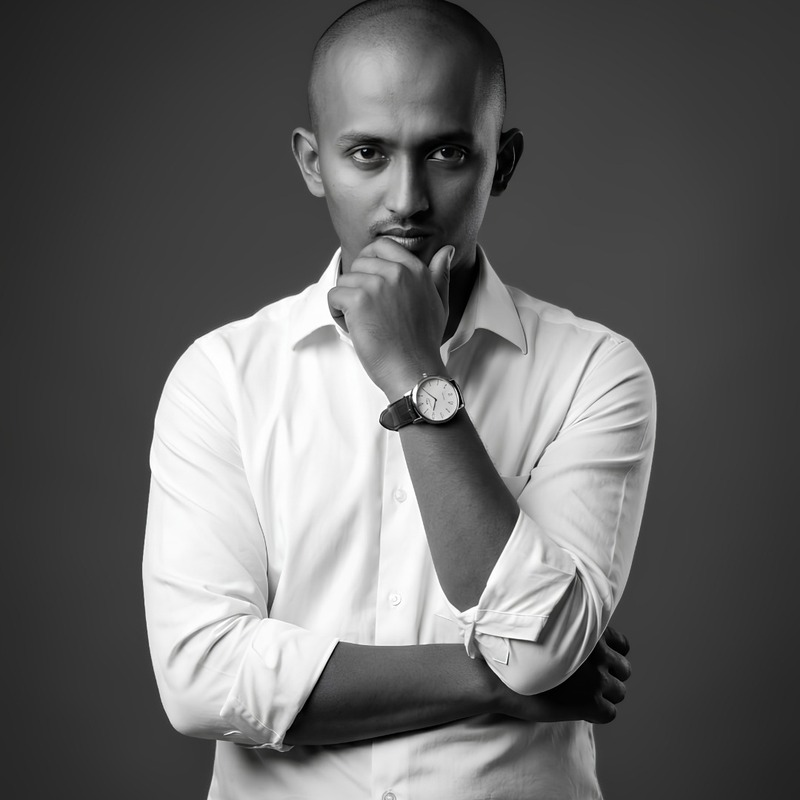
#> input picture assets/profile-picture.jpg, 800 x 800 px
$ python portrait.py ../assets/profile-picture.jpg out.png
#> lines starting #> are read from the running program, lines starting #| are printed output that depends on the picture; after the words box and inside, x2 and y2 are one past the last pixel; in counts of white or black regions, pixels touching at a corner belong together
#!/usr/bin/env python3
"""Portrait re-treatment, contrast-fix edition (29 Oct 2026).

Problem with the previous treatment: the harsh black-and-white source
(p5=18, p95=242, stdev 71) was mapped to a deep-navy/gold duotone that
kept crushed blacks and blown whites, so the circle read as a pasted
sticker — especially on the pale light hero.

Fix: gentle contrast compression BEFORE duotone (lift blacks, cap
highlights, smooth S-curve at 0.82 strength), a muted warm-grey
duotone (slate shadows, warm-grey mids, warm off-white highlights —
no pure black, no pure white, no saturated gold in the skin), a
feathered circular edge (blurred mask, ~4px), and a soft halo ring
baked into the square so the circle blends into both heroes.
Output: assets/portrait.jpg, 640px, quality 82.
"""
import sys
from PIL import Image, ImageDraw, ImageFilter

SRC = sys.argv[1]
DST = sys.argv[2]

im = Image.open(SRC).convert("L")
w, h = im.size
#> w = 800; h = 800
side = min(w, h)
#> side = 800
im = im.crop(((w - side) // 2, (h - side) // 2,
              (w + side) // 2, (h + side) // 2)).resize((640, 640), Image.LANCZOS)
#> im: PIL image 640x640 L
# 1. Contrast compression (mild): t -> 0.06 + 0.88 * smooth(t),
#    smooth = t*(1.10 - 0.20*t). Lifts p5 from ~18 to ~54, caps p95
#    from ~242 to ~190, keeps the photo photographic (stdev ~50).
lut_grey = []
for i in range(256):
    t = i / 255
    s = t * (1.10 - 0.20 * t)
    v = int(round((0.06 + 0.88 * s) * 255))
    lut_grey.append(max(0, min(255, v)))
im = im.point(lut_grey)
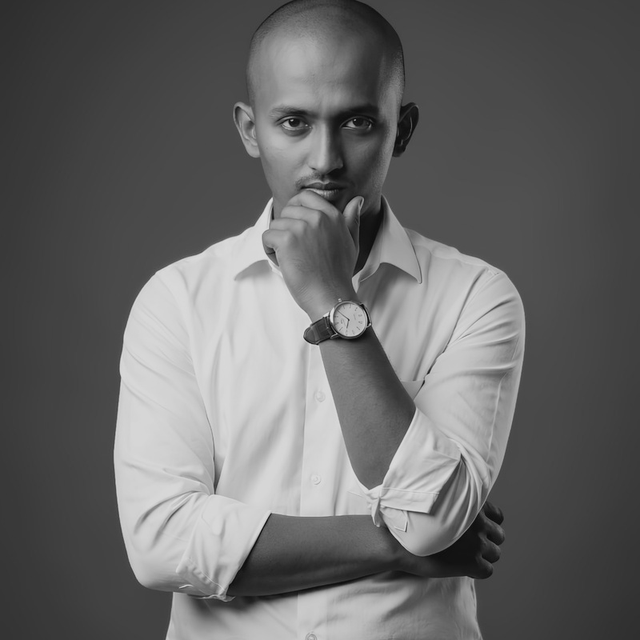
#> im: PIL image 640x640 L; min 15, max 217, mean 103.1
# 2. Muted warm-grey duotone (piecewise, same shape as before, softer ends).
shadow = (32, 36, 46)      # was (7, 10, 18) — no more crushed navy-black
mid = (108, 106, 98)       # warm grey
highlight = (238, 234, 224)  # warm off-white, not blown white
lut = []
for i in range(256):
    t = i / 255
    if t < 0.5:
        f = t / 0.5
        lut.append(tuple(int(shadow[c] + (mid[c] - shadow[c]) * f) for c in range(3)))
    else:
        f = (t - 0.5) / 0.5
        lut.append(tuple(int(mid[c] + (highlight[c] - mid[c]) * f) for c in range(3)))
rgb = Image.merge("RGB", [im.point([lut[i][c] for i in range(256)]) for c in range(3)])
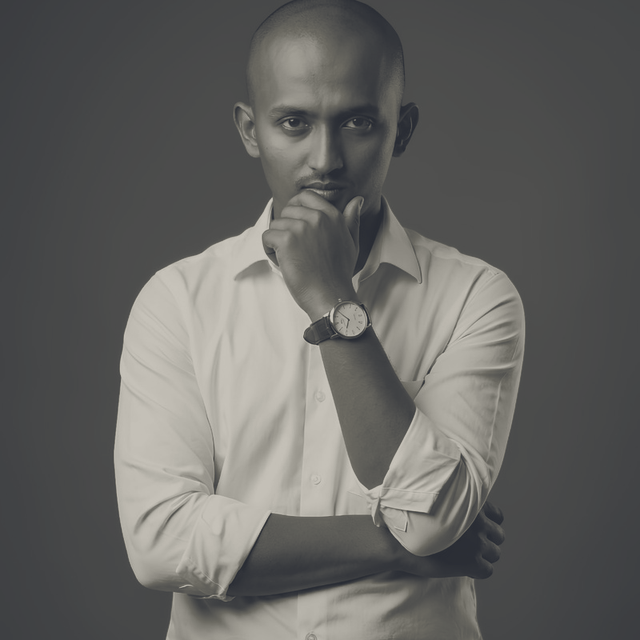
#> rgb: PIL image 640x640 RGB; mean R, G, B 100.1, 99.7, 97.3
rgb = rgb.filter(ImageFilter.GaussianBlur(0.4))
# 3. Feathered circular mask + soft halo: mask blurred 4px, plus a faint
#    mid-grey surround so the circle edge does not jump against either hero.
mask = Image.new("L", (640, 640), 0)
#> mask: PIL image 640x640 L; every value is 0
ImageDraw.Draw(mask).ellipse((0, 0, 640, 640), fill=255)
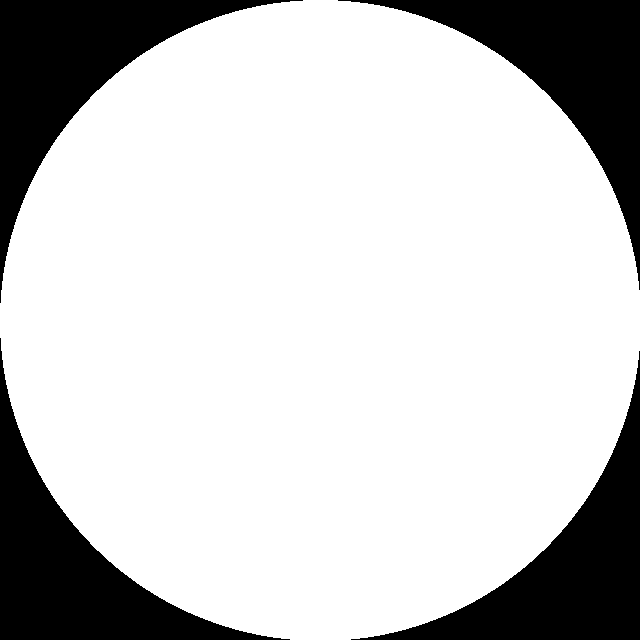
#> mask: PIL image 640x640 L; 78.8% white; 4 black regions, box (x1, y1, x2, y2) and area: (0, 0, 303, 303) 22062, (338, 0, 640, 290) 21759, (0, 338, 290, 640) 21759, (351, 351, 640, 640) 21457
mask = mask.filter(ImageFilter.GaussianBlur(4))
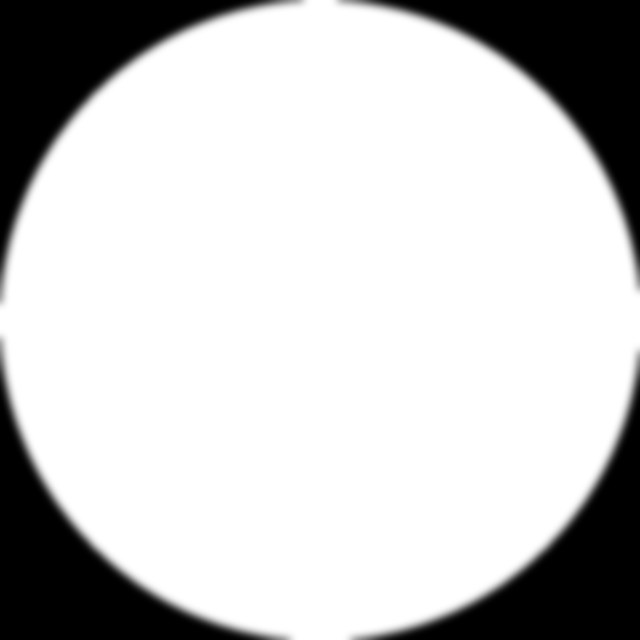
#> mask: PIL image 640x640 L; min 0, max 255, mean 200.7
out = Image.new("RGB", (640, 640), (88, 86, 80))
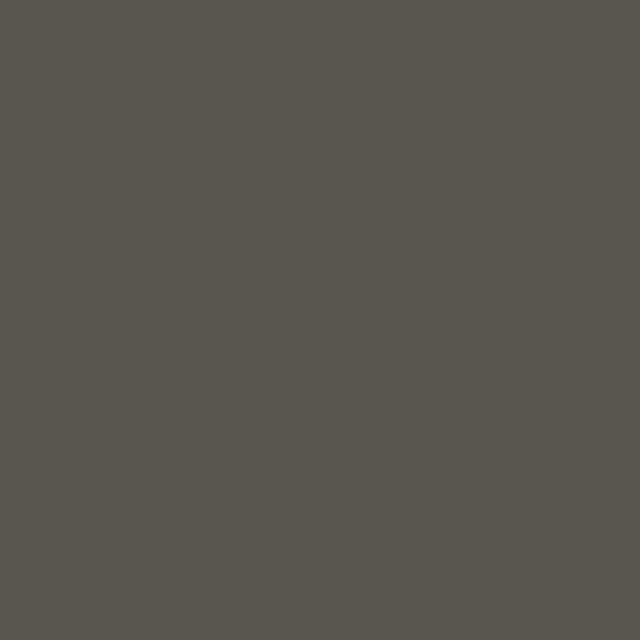
#> out: PIL image 640x640 RGB; mean R, G, B 88, 86, 80
out.paste(rgb, (0, 0), mask)
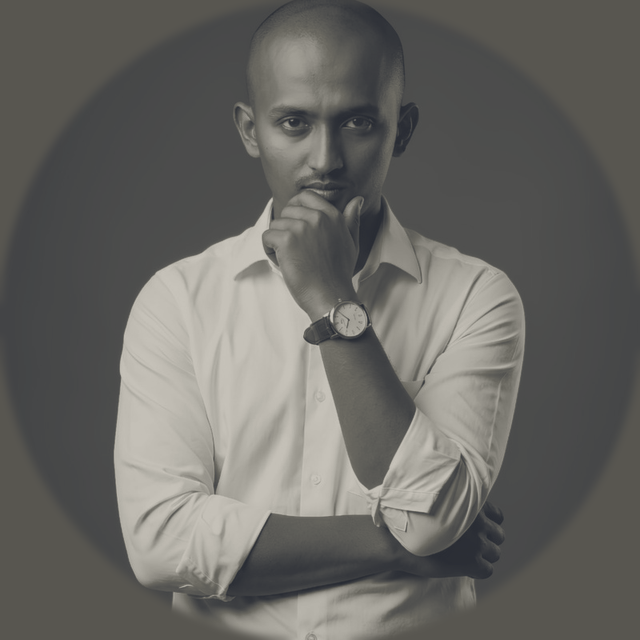
#> out: PIL image 640x640 RGB; mean R, G, B 103.9, 102.8, 98.9
out.save(DST, "JPEG", quality=82, optimize=True)
print(DST)
